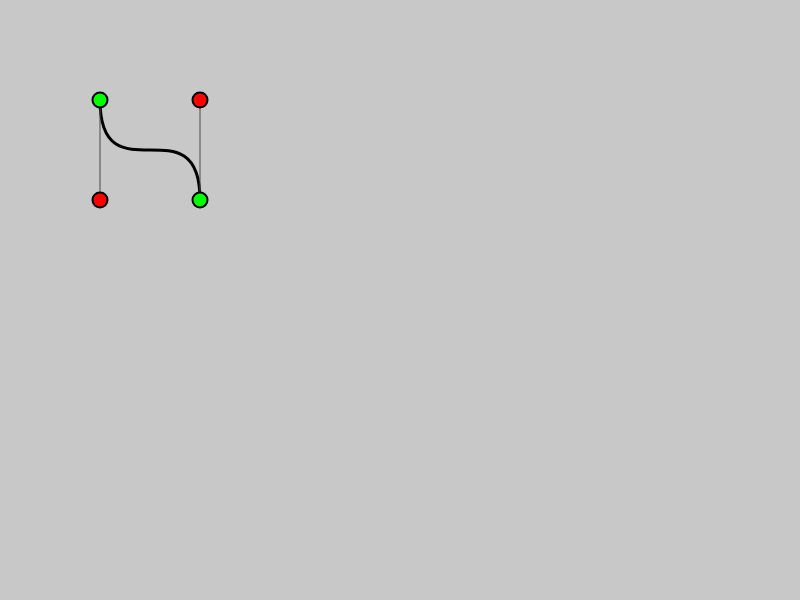
Frame 1 (no input)
Frame 60 (no input): identical to frame 1, image omitted
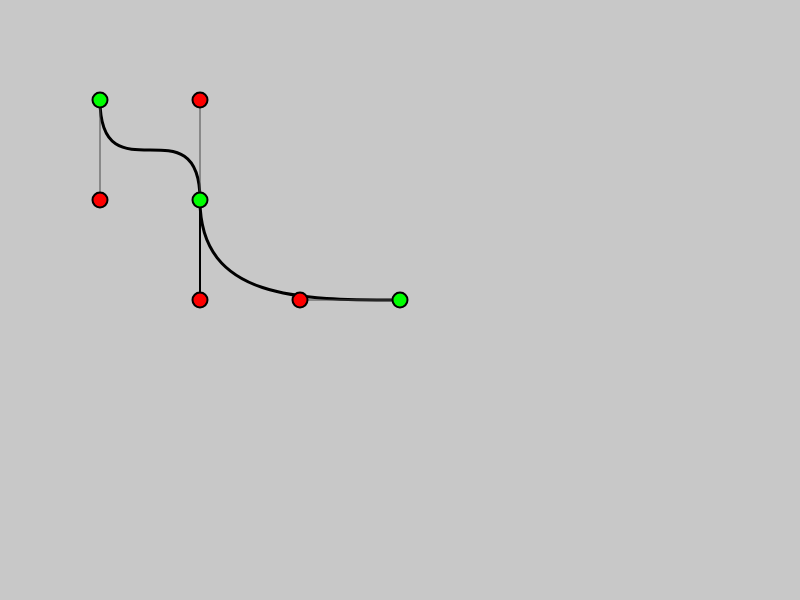
Frame 120 (the mouse pressed at the canvas centre since frame 60)

The p5.js sketch that drew these frames (run headless with seeded random() and noise() and a simulated clock; from frame 60 on, the mouse is pressed at the canvas centre):

// p5.js sketch
// ── sketch.js
function Node(x,y){
    this.pos=createVector(x,y);
    this.anchor=true;
    this.show=function(){
        if(! this.anchor){
            fill(255,0,0)
        }else{
            fill(0,255,0);
        }
        stroke(0);
        strokeWeight(2);
        circle(this.pos.x,this.pos.y,15);
    }
}
function Path(){
    this.n=[];
    this.selectedNode=null;
    this.addAnchor=function(x,y){
        var a=new Node(x,y);
        
        var v=p5.Vector.sub(this.n[this.n.length-1].pos,this.n[this.n.length-2].pos);
        v.add(this.n[this.n.length-1].pos);
        var b1=new Node(v.x,v.y);
        b1.anchor=false;
        
        v=p5.Vector.sub(b1.pos,a.pos);
        v.mult(0.5);
        v.add(a.pos);
        var b2=new Node(v.x,v.y);
        b2.anchor=false;        
        
        this.n.push(b1);
        this.n.push(b2);
        this.n.push(a);
    }
    
    this.init=function(){
        var n=new Node(100,100);
        var n1=new Node(200,200);
        var n2=new Node(100,200);
        var n3=new Node(200,100);
        n2.anchor=false;
        n3.anchor=false;
        this.n.push(n);
        this.n.push(n2);
        this.n.push(n3);
        this.n.push(n1);
    }
    
    this.show=function(){
        for(var i=0;i<this.n.length;i+=3){
            
            noFill();
            stroke(0);
            strokeWeight(3);
            if(i+3<this.n.length){
                bezier(this.n[i].pos.x,this.n[i].pos.y,this.n[i+1].pos.x,this.n[i+1].pos.y,this.n[i+2].pos.x,this.n[i+2].pos.y,this.n[i+3].pos.x,this.n[i+3].pos.y,);
            }
            
            stroke(75);
            strokeWeight(1);
            if(i>0){
                line(this.n[i].pos.x,this.n[i].pos.y,this.n[i-1].pos.x,this.n[i-1].pos.y);
                this.n[i-1].show();
                
            }
            if(i+1<this.n.length){
                line(this.n[i].pos.x,this.n[i].pos.y,this.n[i+1].pos.x,this.n[i+1].pos.y);
                this.n[i+1].show();
            }
            
            this.n[i].show();
        }
    }
    
    this.moveNode=function(n,x,y){
        var delta=createVector(x,y);
        delta.sub(this.n[n].pos)
        
        this.n[n].pos.add(delta);
        
        if(this.n[n].anchor){
            if(n>0){
                this.n[n-1].pos.add(delta);
            }
            if(n+1<this.n.length){
                this.n[n+1].pos.add(delta);
            }
        }else{
            if( (n>1) && (n+2<this.n.length)){
                var indexOffset=1;
                if(n%3==1){
                    indexOffset=-1;
                }
                var v=p5.Vector.sub(this.n[n].pos,this.n[n+indexOffset].pos);
                v.mult(-1);
                v.add(this.n[n+indexOffset].pos);
                this.n[n+2*indexOffset].pos=v;
            }
        }
    }
    this.removeAnchor=function(n){
        if(n>0 && n<this.n.length-1){
            this.n.splice(n-1,3);
        }
    }
}
function setup(){
    var cnv=createCanvas(800,600);
    cnv.mousePressed(MousePressed);
    cnv.mouseReleased(MouseReleased);
    cnv.mouseMoved(MouseMoved);
    p=new Path();
    p.init();
    p.show();
}

function draw(){
    background(200);
    p.show();
}

function MouseMoved(){
    var over=false;
    for(var i=0;i<p.n.length;i++){
        if(dist(p.n[i].pos.x,p.n[i].pos.y,mouseX,mouseY)<15){
            over=true;
            break;
        }
    }
    if(over){
        cursor(HAND);
    }else{
        cursor(ARROW);
    }
}

function mouseDragged(){
    if(p.selectedNode!=null){
        p.moveNode(p.selectedNode,mouseX,mouseY);
    }
}

function MouseReleased(){
    p.selectedNode=null;
}

function MousePressed(){
    var over=null;
    for(var i=0;i<p.n.length;i++){
        if(dist(p.n[i].pos.x,p.n[i].pos.y,mouseX,mouseY)<15){
            over=i;
            break;
        }
    }
    if (mouseButton === LEFT) {
        if(p.selectedNode==null && over!= null){
            p.selectedNode=over;
        }else{
            p.addAnchor(mouseX,mouseY);
        }
    }
    if (mouseButton === CENTER) {
        if(over!=null){
            if (p.n[over].anchor)
                p.removeAnchor(over);
        }
    }
}
